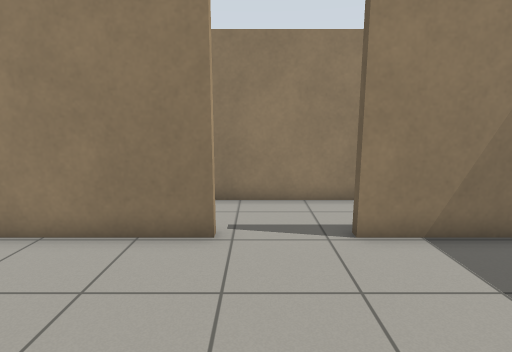
[1] (above)

23 first-person views from a walk through a Gazebo world. The camera is 1.2 m above the floor, tilts 10° down and sees 80° across. The floor is counted in squares, 0.5 m on a side. Each view is taken from the middle of a square. On the plan, view 1 faces up. The plan holds only what a view shows up to about 18 squares ahead; the rest is blank.

[2]
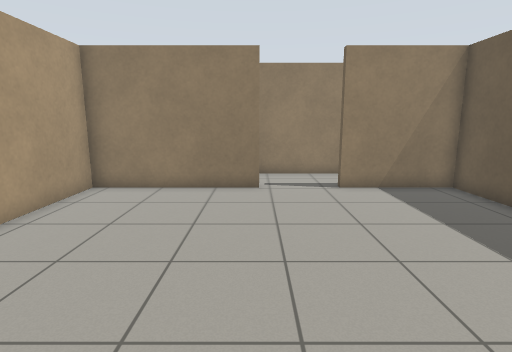

[3]
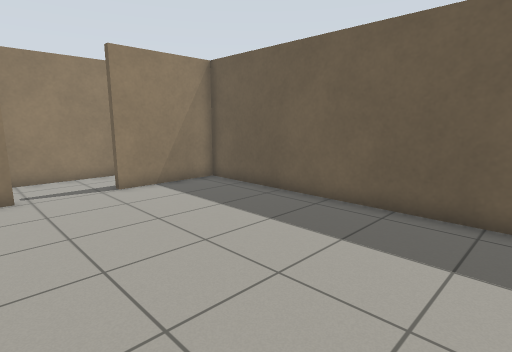

[4]
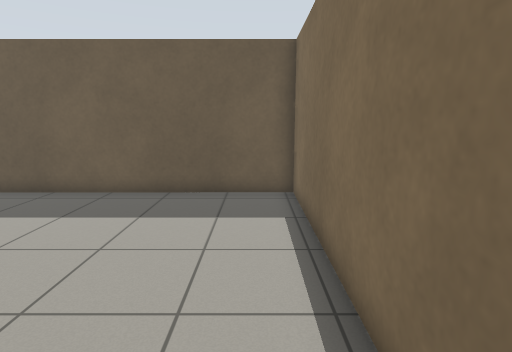

[5]
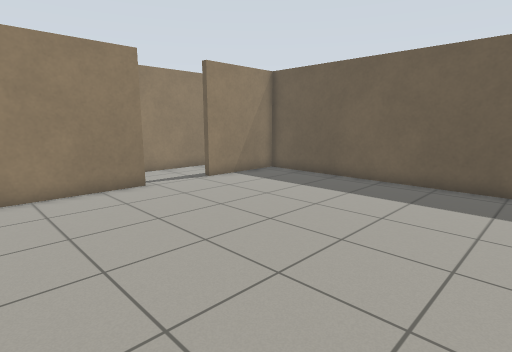

[6]
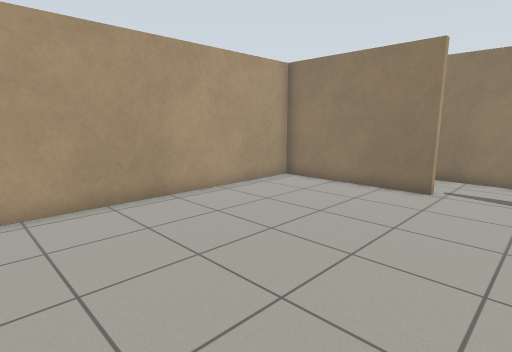

[7]
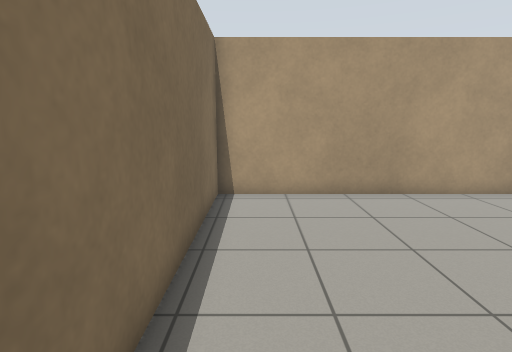

[8]
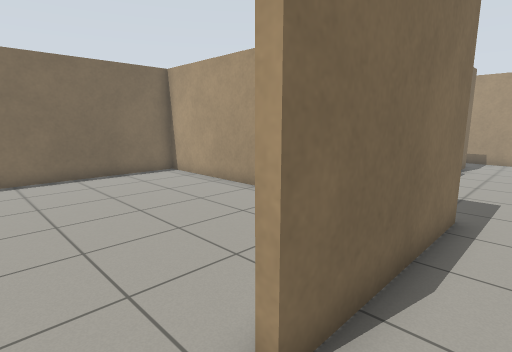

[9]
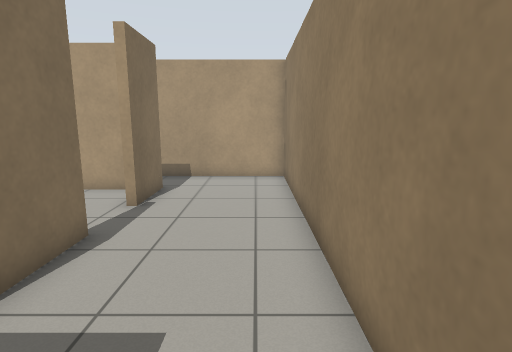

[10]
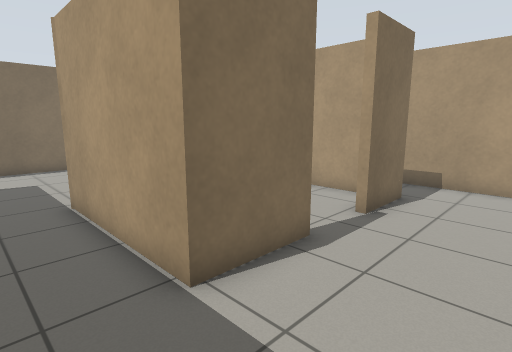

[11]
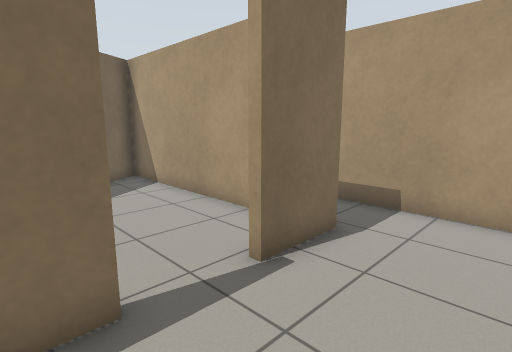

[12]
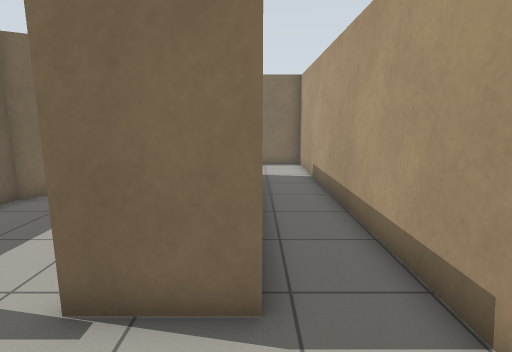

[13]
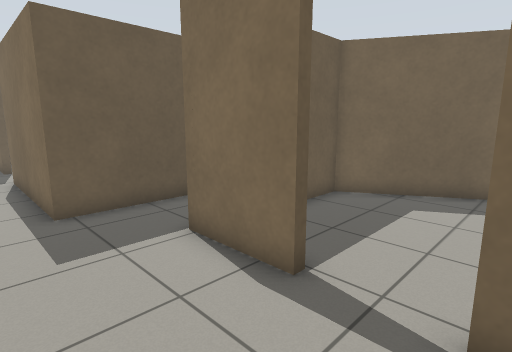

[14]
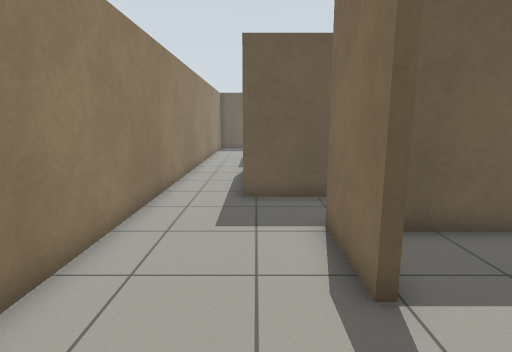

[15]
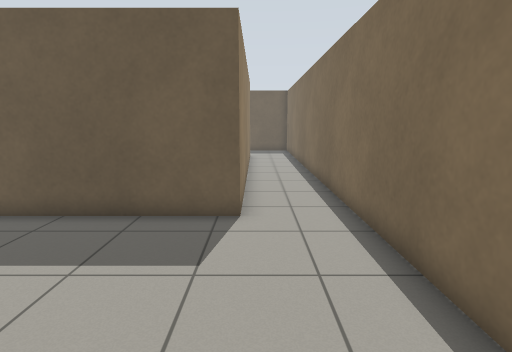

[16]
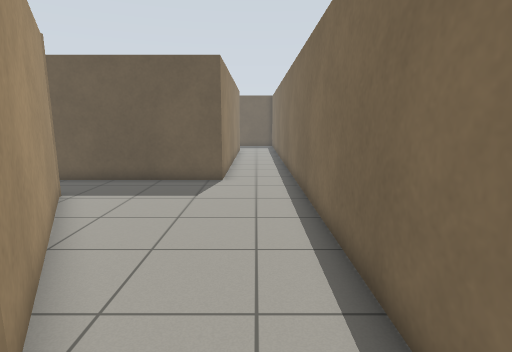

[17]
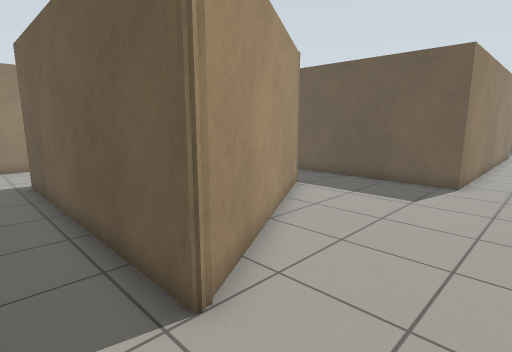

[18]
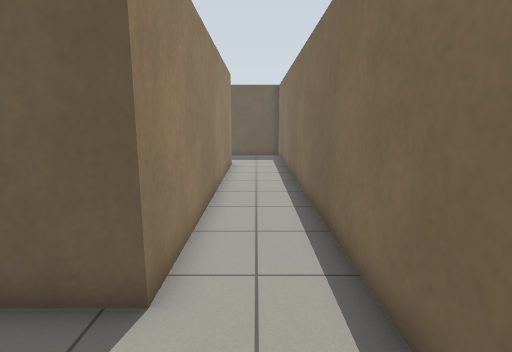

[19]
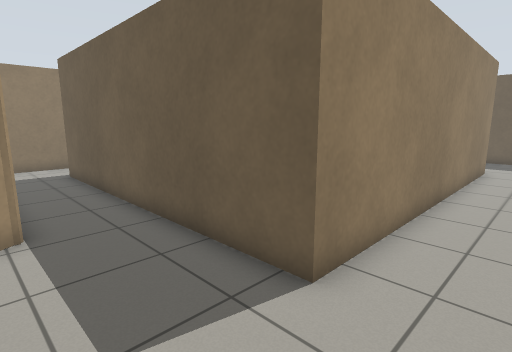

[20]
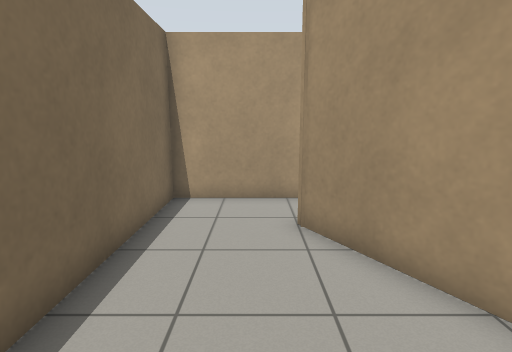

[21]
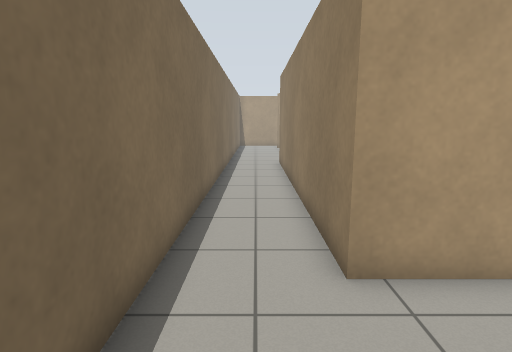

[22]
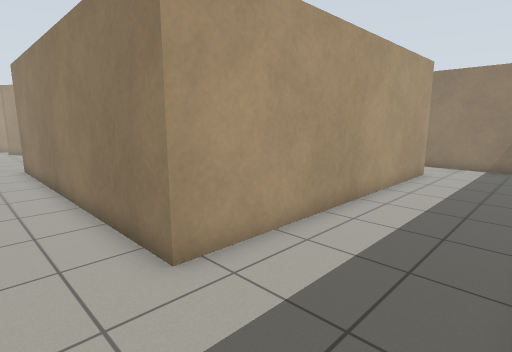

[23]
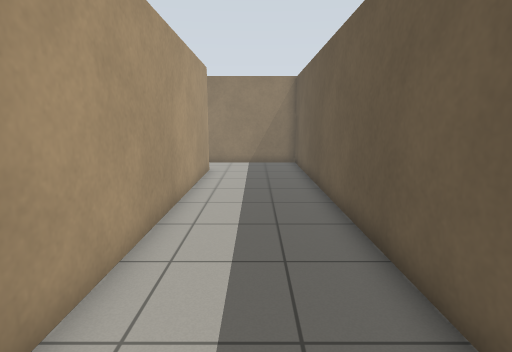

### Floor plan
Points are (right, up) in squares from view 1. A wall is a line through its corners. A room is listed if a view was taken in it or the views show most of it. See-through windows are left out.
Room 1 (views 1, 2, 3, 4, 5, 6, 7)
walls: (-0.9, 6.1) (-7.1, 6.1) (-7.1, -6.3) (6.3, -6.3) (6.3, 6.1) (2.1, 6.1)
ways out: opening at (1, 6) to room 2
Room 2 (views 8, 9, 10, 11, 12, 13, 14)
walls: (-13.2, 4) (-13.2, 4.4) (-10.2, 4.4) (-10.2, -1.5); (-7.4, -2.6) (-7.4, 6.4) (-0.9, 6.4) (-0.9, 6.1); (2.1, 6.1) (2.1, 6.5); (-18.1, -6.1) (-18.1, 4.4) (-15.6, 4.4) (-15.6, 4.1); (4.2, 9.2) (-20.5, 9.2) (-20.5, -7.5); (7.4, 9.2) (5.7, 9.2)
ways out: opening at (1, 6) to room 1; opening at (-19.5, -6.5) to room 3; opening at (-8.5, -1.5) to room 3; opening at (6.5, 7.5) to room 4; opening at (-14.5, 4) to room 5
Room 3 (views 15, 16, 17, 18, 19, 20)
walls: (-10.2, -1.5) (-18.1, -6.1); (-20.5, -7.5) (-20.5, -9.7) (6.4, -9.7); (6.6, -6.6) (-7.4, -6.6) (-7.4, -2.6)
ways out: opening at (-19.5, -6.5) to room 2; opening at (-8.5, -1.5) to room 2; opening at (7, -8) to room 4
Room 4 (views 21, 22, 23)
walls: (11.4, -7.1) (11.4, 9.2) (7.4, 9.2); (6.6, 6.5) (6.6, -6.6); (6.4, -9.7) (9.4, -9.7)
ways out: opening at (6.5, 7.5) to room 2; opening at (7, -8) to room 3
Room 5 (no view inside)
walls: (-14.6, -3.7) (-10.5, -1.4) (-10.5, 2.8); (-17.8, 3.4) (-17.8, -5.5) (-16.3, -4.7)
ways out: opening at (-14.5, 4) to room 2

Where each view was taken, in squares from view 1:
view 1: 0 up, 0 right, facing up
view 2: 5 down, 1 left, facing up
view 3: 5 down, 2 left, facing up-right
view 4: 5 down, 4 left, facing right
view 5: 5 down, 6 left, facing up-right
view 6: 5 down, 2 right, facing up-left
view 7: 5 down, 3 right, facing left
view 8: 8 up, 1 right, facing down-left
view 9: 8 up, 7 left, facing left
view 10: 8 up, 8 left, facing down-left
view 11: 8 up, 12 left, facing down-left
view 12: 8 up, 18 left, facing down
view 13: 8 up, 16 left, facing down-right
view 14: 6 up, 17 left, facing right
view 15: 7 down, 15 left, facing right
view 16: 8 down, 20 left, facing right
view 17: 9 down, 20 left, facing up-right
view 18: 8 down, 11 left, facing right
view 19: 9 down, 11 left, facing up-right
view 20: 7 down, 11 left, facing left
view 21: 8 down, 11 right, facing left
view 22: 9 down, 11 right, facing up-left
view 23: 9 down, 9 right, facing up
